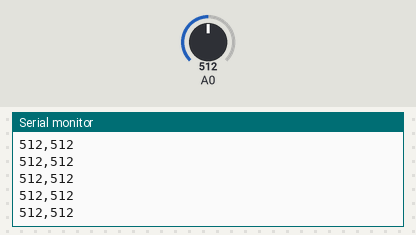
A sketch run on a simulated Arduino Uno, built with avr-gcc and run on an emulated ATmega328P. Parts: the last lines printed to the serial monitor. Inputs (shaded band) come from the test bench; at power-on: A0 = 512.

Above: at 1.2 s.
1.3 s: A0 set to 11
At 2.3 s:
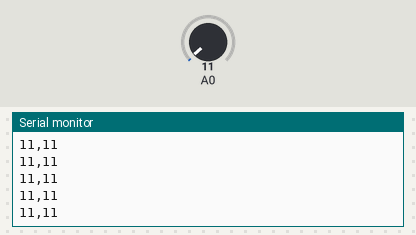
2.8 s: A0 set to 8
At 3.7 s:
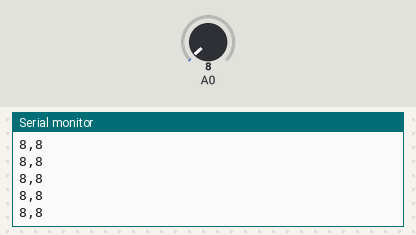
Timing chart, 0 to 5.8 s (numbered marks = the images above; inputs shaded):
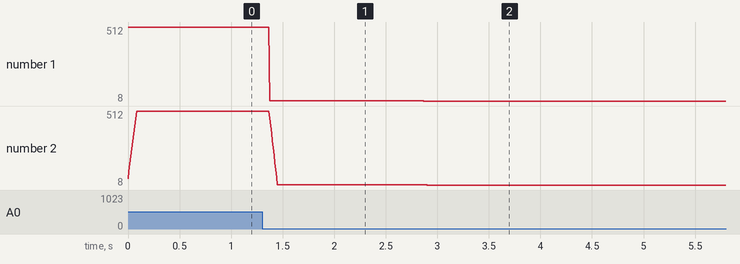

Measured:
- after the input at 1.3 s, the serial monitor: prints a new line after 0.08 s (image 1)
- after the input at 2.8 s, the serial monitor: prints a new line after 0.07 s (image 2)
- plotted number 1: 512 → 11 after the input at 1.3 s, 11 → 8 after the input at 2.8 s
- plotted number 2: 512 → 11 after the input at 1.3 s, 11 → 8 after the input at 2.8 s

The sketch:

temp_filter.ino
```cpp
void setup(){
  Serial.begin(9600);
}

void loop(){
  int val = analogRead(A0);
  int filtered_val = filter_avg(val);
  Serial.print(val);
  Serial.print(",");
  Serial.println(filtered_val);
}
```

filter_func.ino
```cpp
const int numReadings = 10;
int readings[numReadings];
int readIndex = 0;
int total = 0;
int voltage_average;

float filter_avg(int sensorVal){
  total = total - readings[readIndex];
  readings[readIndex] = sensorVal;
  total = total + readings[readIndex];
  readIndex = readIndex + 1;
  if(readIndex >= numReadings){
    readIndex = 0;
  }
  voltage_average = total / numReadings;
  return voltage_average;
}
```
